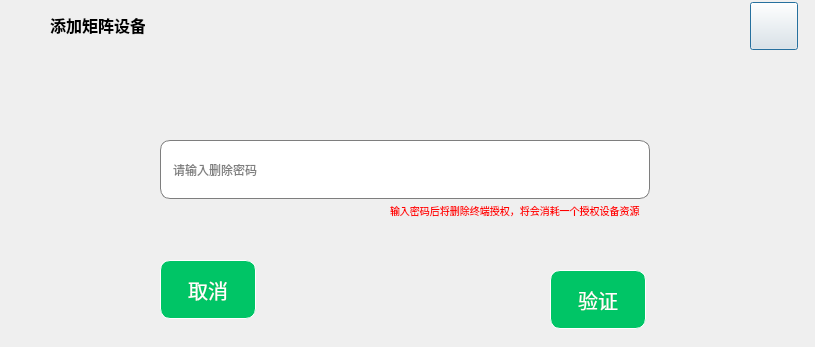
<?xml version="1.0" encoding="UTF-8"?>
<ui version="4.0">
 <class>GBSMsgConfirm</class>
 <widget class="QDialog" name="GBSMsgConfirm">
  <property name="geometry">
   <rect>
    <x>0</x>
    <y>0</y>
    <width>815</width>
    <height>347</height>
   </rect>
  </property>
  <property name="windowTitle">
   <string>Dialog</string>
  </property>
  <widget class="QWidget" name="widget" native="true">
   <property name="geometry">
    <rect>
     <x>0</x>
     <y>0</y>
     <width>815</width>
     <height>54</height>
    </rect>
   </property>
   <property name="styleSheet">
    <string notr="true"/>
   </property>
   <widget class="QLabel" name="label">
    <property name="geometry">
     <rect>
      <x>50</x>
      <y>14</y>
      <width>95</width>
      <height>22</height>
     </rect>
    </property>
    <property name="styleSheet">
     <string notr="true">width: 64px;
height: 23px;
font-family: Source Han Serif CN, Source Han Serif CN;
font-weight: 500;
font-size: 16px;
color: #000000;
line-height: 19px;
text-align: left;
font-style: normal;
text-transform: none;</string>
    </property>
    <property name="text">
     <string>添加矩阵设备</string>
    </property>
   </widget>
   <widget class="QPushButton" name="btnClose">
    <property name="geometry">
     <rect>
      <x>750</x>
      <y>2</y>
      <width>48</width>
      <height>48</height>
     </rect>
    </property>
    <property name="text">
     <string/>
    </property>
    <property name="icon">
     <iconset>
      <normaloff>../../forms/images/gbs/biz/gbs-close-window.png</normaloff>../../forms/images/gbs/biz/gbs-close-window.png</iconset>
    </property>
    <property name="iconSize">
     <size>
      <width>48</width>
      <height>48</height>
     </size>
    </property>
   </widget>
  </widget>
  <widget class="QWidget" name="widget_2" native="true">
   <property name="geometry">
    <rect>
     <x>-10</x>
     <y>50</y>
     <width>831</width>
     <height>411</height>
    </rect>
   </property>
   <widget class="QPushButton" name="pushButton">
    <property name="geometry">
     <rect>
      <x>560</x>
      <y>220</y>
      <width>96</width>
      <height>59</height>
     </rect>
    </property>
    <property name="styleSheet">
     <string notr="true">width: 80px;
height: 40px;
background: #00C566;
border-radius: 10px 10px 10px 10px;
border: 1px solid #FFFFFF;
font-size: 20px;
color: #FFFFFF;width: 80px;
height: 40px;
background: #00C566;
border-radius: 10px 10px 10px 10px;
border: 1px solid #FFFFFF;
font-size: 20px;
color: #FFFFFF;</string>
    </property>
    <property name="text">
     <string>验证</string>
    </property>
   </widget>
   <widget class="QPushButton" name="pushButton_2">
    <property name="geometry">
     <rect>
      <x>170</x>
      <y>210</y>
      <width>96</width>
      <height>59</height>
     </rect>
    </property>
    <property name="styleSheet">
     <string notr="true">width: 80px;
height: 40px;
background: #00C566;
border-radius: 10px 10px 10px 10px;
border: 1px solid #FFFFFF;
font-size: 20px;
color: #FFFFFF;width: 80px;
height: 40px;
background: #00C566;
border-radius: 10px 10px 10px 10px;
border: 1px solid #FFFFFF;
font-size: 20px;
color: #FFFFFF;</string>
    </property>
    <property name="text">
     <string>取消</string>
    </property>
   </widget>
   <widget class="QLineEdit" name="lineEdit">
    <property name="geometry">
     <rect>
      <x>170</x>
      <y>90</y>
      <width>490</width>
      <height>59</height>
     </rect>
    </property>
    <property name="styleSheet">
     <string notr="true">border-radius: 10px 10px 10px 10px;
border: 1px solid #7E7E7E;
padding-left:10px;</string>
    </property>
    <property name="placeholderText">
     <string>请输入删除密码</string>
    </property>
   </widget>
   <widget class="QLabel" name="label_2">
    <property name="geometry">
     <rect>
      <x>400</x>
      <y>150</y>
      <width>261</width>
      <height>20</height>
     </rect>
    </property>
    <property name="styleSheet">
     <string notr="true">width: 243px;
height: 13px;
font-family: Microsoft YaHei, Microsoft YaHei;
font-weight: 400;
font-size: 10px;
color: #FF0000;
line-height: 12px;
text-align: left;
font-style: normal;
text-transform: none;</string>
    </property>
    <property name="text">
     <string>输入密码后将删除终端授权，将会消耗一个授权设备资源</string>
    </property>
   </widget>
   <widget class="QLabel" name="label_3">
    <property name="geometry">
     <rect>
      <x>670</x>
      <y>110</y>
      <width>61</width>
      <height>16</height>
     </rect>
    </property>
    <property name="styleSheet">
     <string notr="true">width: 24px;
height: 16px;
font-family: Microsoft YaHei, Microsoft YaHei;
font-weight: 400;
font-size: 12px;
color: #FF0000;
line-height: 14px;
text-align: left;
font-style: normal;
text-transform: none;</string>
    </property>
    <property name="text">
     <string/>
    </property>
   </widget>
  </widget>
 </widget>
 <resources>
  <include location="../Resources.qrc"/>
 </resources>
 <connections/>
</ui>
